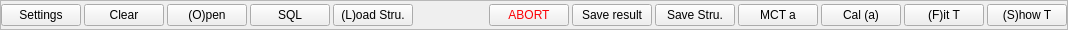
    <widget class="QFrame" name="frame">
     <property name="sizePolicy">
      <sizepolicy hsizetype="Preferred" vsizetype="Fixed">
       <horstretch>1</horstretch>
       <verstretch>0</verstretch>
      </sizepolicy>
     </property>
     <property name="minimumSize">
      <size>
       <width>1000</width>
       <height>30</height>
      </size>
     </property>
     <property name="maximumSize">
      <size>
       <width>16777215</width>
       <height>30</height>
      </size>
     </property>
     <property name="frameShape">
      <enum>QFrame::StyledPanel</enum>
     </property>
     <property name="frameShadow">
      <enum>QFrame::Raised</enum>
     </property>
     <layout class="QHBoxLayout" name="toolbarlayout">
      <property name="spacing">
       <number>3</number>
      </property>
      <property name="leftMargin">
       <number>0</number>
      </property>
      <property name="topMargin">
       <number>0</number>
      </property>
      <property name="rightMargin">
       <number>0</number>
      </property>
      <property name="bottomMargin">
       <number>0</number>
      </property>
      <item>
       <widget class="QPushButton" name="buttonsettings">
        <property name="minimumSize">
         <size>
          <width>0</width>
          <height>0</height>
         </size>
        </property>
        <property name="maximumSize">
         <size>
          <width>16777215</width>
          <height>16777215</height>
         </size>
        </property>
        <property name="toolTip">
         <string>Global Settings including Temperature.</string>
        </property>
        <property name="toolTipDuration">
         <number>-1</number>
        </property>
        <property name="text">
         <string>Settings</string>
        </property>
       </widget>
      </item>
      <item>
       <widget class="QPushButton" name="buttonclear">
        <property name="minimumSize">
         <size>
          <width>0</width>
          <height>0</height>
         </size>
        </property>
        <property name="maximumSize">
         <size>
          <width>16777215</width>
          <height>16777215</height>
         </size>
        </property>
        <property name="toolTip">
         <string>Clear all data including graphs and layer structures.</string>
        </property>
        <property name="text">
         <string>Clear</string>
        </property>
       </widget>
      </item>
      <item>
       <widget class="QPushButton" name="buttonopen">
        <property name="minimumSize">
         <size>
          <width>0</width>
          <height>0</height>
         </size>
        </property>
        <property name="maximumSize">
         <size>
          <width>16777215</width>
          <height>16777215</height>
         </size>
        </property>
        <property name="toolTip">
         <string>Open a .csv transmission data file from local.</string>
        </property>
        <property name="text">
         <string>(O)pen</string>
        </property>
       </widget>
      </item>
      <item>
       <widget class="QPushButton" name="buttonsql">
        <property name="minimumSize">
         <size>
          <width>0</width>
          <height>0</height>
         </size>
        </property>
        <property name="maximumSize">
         <size>
          <width>16777215</width>
          <height>16777215</height>
         </size>
        </property>
        <property name="toolTip">
         <string>Open a data file from MySQL database.</string>
        </property>
        <property name="text">
         <string>SQL</string>
        </property>
       </widget>
      </item>
      <item>
       <widget class="QPushButton" name="buttonload">
        <property name="minimumSize">
         <size>
          <width>0</width>
          <height>0</height>
         </size>
        </property>
        <property name="maximumSize">
         <size>
          <width>16777215</width>
          <height>16777215</height>
         </size>
        </property>
        <property name="toolTip">
         <string>Load existing layer structure.</string>
        </property>
        <property name="text">
         <string>(L)oad Stru.</string>
        </property>
       </widget>
      </item>
      <item>
       <widget class="QLabel" name="filepath">
        <property name="sizePolicy">
         <sizepolicy hsizetype="MinimumExpanding" vsizetype="Fixed">
          <horstretch>1</horstretch>
          <verstretch>0</verstretch>
         </sizepolicy>
        </property>
        <property name="minimumSize">
         <size>
          <width>70</width>
          <height>0</height>
         </size>
        </property>
        <property name="maximumSize">
         <size>
          <width>16777215</width>
          <height>30</height>
         </size>
        </property>
        <property name="text">
         <string/>
        </property>
        <property name="alignment">
         <set>Qt::AlignCenter</set>
        </property>
       </widget>
      </item>
      <item>
       <widget class="QPushButton" name="buttonabort">
        <property name="palette">
         <palette>
          <active>
           <colorrole role="ButtonText">
            <brush brushstyle="SolidPattern">
             <color alpha="255">
              <red>252</red>
              <green>1</green>
              <blue>7</blue>
             </color>
            </brush>
           </colorrole>
          </active>
          <inactive>
           <colorrole role="ButtonText">
            <brush brushstyle="SolidPattern">
             <color alpha="255">
              <red>252</red>
              <green>1</green>
              <blue>7</blue>
             </color>
            </brush>
           </colorrole>
          </inactive>
          <disabled>
           <colorrole role="ButtonText">
            <brush brushstyle="SolidPattern">
             <color alpha="255">
              <red>148</red>
              <green>148</green>
              <blue>148</blue>
             </color>
            </brush>
           </colorrole>
          </disabled>
         </palette>
        </property>
        <property name="toolTip">
         <string>Abort the current calculation in progress.</string>
        </property>
        <property name="text">
         <string>ABORT</string>
        </property>
       </widget>
      </item>
      <item>
       <widget class="QPushButton" name="buttonsave">
        <property name="minimumSize">
         <size>
          <width>0</width>
          <height>0</height>
         </size>
        </property>
        <property name="maximumSize">
         <size>
          <width>16777215</width>
          <height>16777215</height>
         </size>
        </property>
        <property name="toolTip">
         <string>&lt;html&gt;&lt;head/&gt;&lt;body&gt;&lt;p&gt;Save calculated Transmission/Absorption/Reflecton result to .csv file.&lt;/p&gt;&lt;/body&gt;&lt;/html&gt;</string>
        </property>
        <property name="text">
         <string>Save result</string>
        </property>
       </widget>
      </item>
      <item>
       <widget class="QPushButton" name="buttonsave2">
        <property name="minimumSize">
         <size>
          <width>0</width>
          <height>0</height>
         </size>
        </property>
        <property name="maximumSize">
         <size>
          <width>16777215</width>
          <height>16777215</height>
         </size>
        </property>
        <property name="toolTip">
         <string>Save the present structure to file.</string>
        </property>
        <property name="text">
         <string>Save Stru.</string>
        </property>
       </widget>
      </item>
      <item>
       <widget class="QPushButton" name="buttonmct">
        <property name="minimumSize">
         <size>
          <width>0</width>
          <height>0</height>
         </size>
        </property>
        <property name="maximumSize">
         <size>
          <width>16777215</width>
          <height>16777215</height>
         </size>
        </property>
        <property name="toolTip">
         <string>Show theoretical modelings of MCT absorption coefficient.</string>
        </property>
        <property name="text">
         <string>MCT a</string>
        </property>
       </widget>
      </item>
      <item>
       <widget class="QPushButton" name="buttoncal">
        <property name="minimumSize">
         <size>
          <width>0</width>
          <height>0</height>
         </size>
        </property>
        <property name="maximumSize">
         <size>
          <width>16777215</width>
          <height>16777215</height>
         </size>
        </property>
        <property name="toolTip">
         <string>Calculate absorption coefficient for the whole wavenumber range.</string>
        </property>
        <property name="text">
         <string>Cal (a)</string>
        </property>
       </widget>
      </item>
      <item>
       <widget class="QPushButton" name="buttonfringes">
        <property name="minimumSize">
         <size>
          <width>0</width>
          <height>0</height>
         </size>
        </property>
        <property name="maximumSize">
         <size>
          <width>16777215</width>
          <height>16777215</height>
         </size>
        </property>
        <property name="toolTip">
         <string>Fit calculated transmission curve with real data.</string>
        </property>
        <property name="text">
         <string>(F)it T</string>
        </property>
       </widget>
      </item>
      <item>
       <widget class="QPushButton" name="buttonshowtrans">
        <property name="minimumSize">
         <size>
          <width>0</width>
          <height>0</height>
         </size>
        </property>
        <property name="maximumSize">
         <size>
          <width>16777215</width>
          <height>16777215</height>
         </size>
        </property>
        <property name="toolTip">
         <string>Calculate transmission curve based on layer structure.</string>
        </property>
        <property name="text">
         <string>(S)how T</string>
        </property>
       </widget>
      </item>
     </layout>
    </widget>
